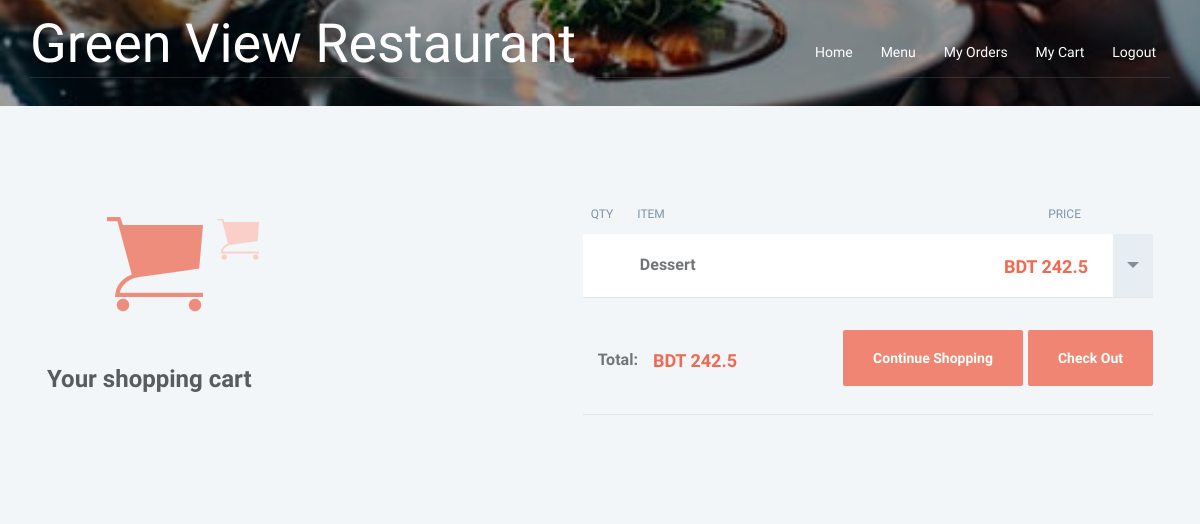
The app's page /cart/ (signed in), older data.
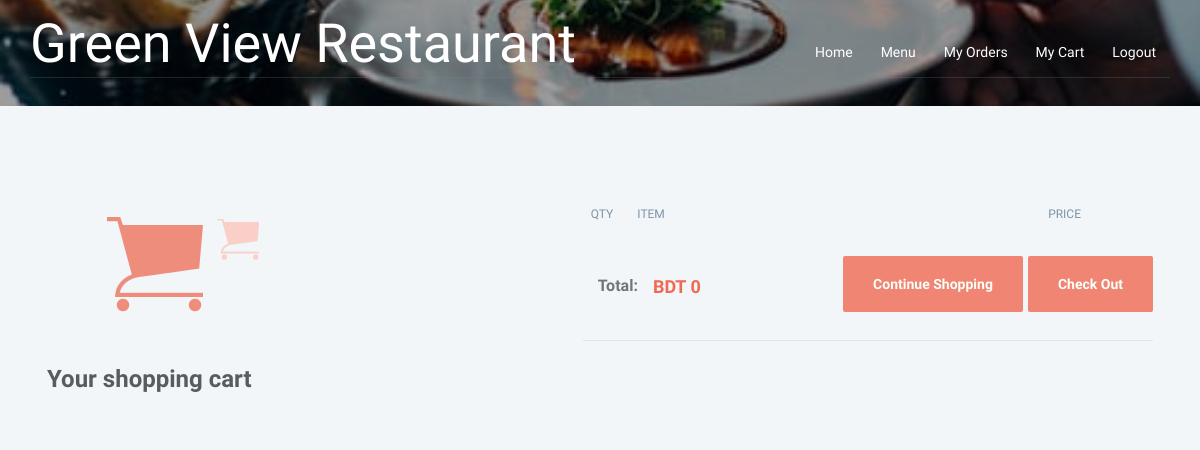
The same page, newer data.
### hotel/models.py (models this page shows, shortened)
class Cart(models.Model):
    quantity = models.IntegerField(default=1)
    food = models.ForeignKey(Food, on_delete=models.CASCADE)
    user = models.ForeignKey(User, on_delete=models.CASCADE)

class Food(models.Model):
    bengali = 'Bengali'
    thai = 'Thai'
    chinese = 'Chinese'
    indian = 'Indian'
    italian = 'Italian'
    COURSE = (
        (bengali, bengali),
        (thai, thai),
        (chinese, chinese),
        (indian, indian),
        (italian, italian),
    )
    disabled = 'Disabled'
    enabled = 'Enabled'
    STATUS = (
        (disabled, disabled),
        (enabled, enabled),
    )
    name = models.CharField(max_length=250)
    course = models.CharField(max_length=50, choices=COURSE)
    content_description = models.TextField()
    ingradients = models.TextField()
    base_price = models.FloatField()
    sale_price = models.FloatField(default=base_price)
    discount = models.DecimalField(default=0, decimal_places=2, max_digits=5)
    image = models.FileField(blank=True, null=True)
    num_order = models.IntegerField(default=0)

### hotel/views.py (the view)
# urls.py: url(r'^cart/$', views.cart, name='cart'),
@login_required
def cart(request):
    user = User.objects.get(id=request.user.id)
    items = Cart.objects.filter(user=user)
    product = request.POST.get('product')
    remove = request.POST.get('remove')
    cart = request.session.get('cart')
    total = 0
    for item in items:
        total += item.food.sale_price
    return render(request, 'cart.html', {'items': items, 'total': total})

### hotel/templates/cart.html (shortened to what this page needs)
{% load static %}
{% include "includes/landing_top.html" %}
{% load mathfilters %}
<body>
	<div  class="bg-img">
		{% include "includes/banner1.html" %}
	</div>
        <div style="height:100px;"></div>
		<div class="container text-center">
			<div class="col-md-5 col-sm-12">
				<div class="bigcart"></div>
				<h1>Your shopping cart</h1>
			</div>
			<div class="col-md-7 col-sm-12 text-left product_data">
				<ul>
					<li class="row list-inline columnCaptions">
						<span>QTY</span>
						<span>ITEM</span>
						<span>Price</span>
					</li>
                    {% for item in items %}
					<li class="row">
						<span class="quantity">
                        </span>
						<span class="itemName">{{item.food.name}}</span>
                        <span class="popbtn"><a class="arrow" id="{{item.id}}"></a></span>
                        <span class="price">BDT {{ item.food.sale_price|mul:item.quantity }}</span>
                    </li>
                    {% endfor %}
                    <li class="row totals">
						<span class="itemName">Total:</span>
						<span class="price">BDT {{total}}</span>
						<span class="order"> <a class="text-center" href="{% url 'payment:checkout' %}">Check Out</a></span>
						<span class="order"> <a class="text-center" href="{% url 'hotel:menu' %}">Continue Shopping</a></span>
					</li>
				</ul>
		 	</div>
		</div>
	</body>
</html>

Row changes from the older to the newer data that the page shows:
removed Cart: food.name "Dessert", food.sale_price|mul "242.5"
Text that changed along with them:
{{ total }}: "242.5" → "0"
